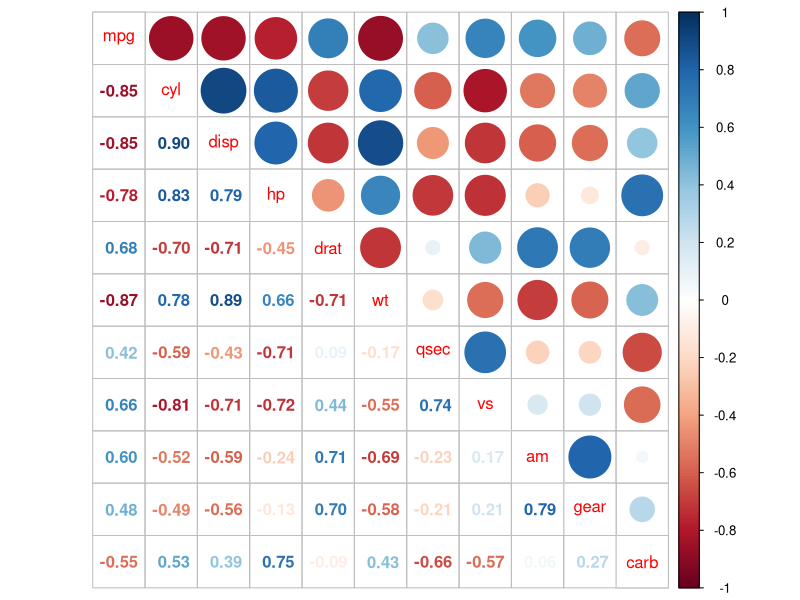
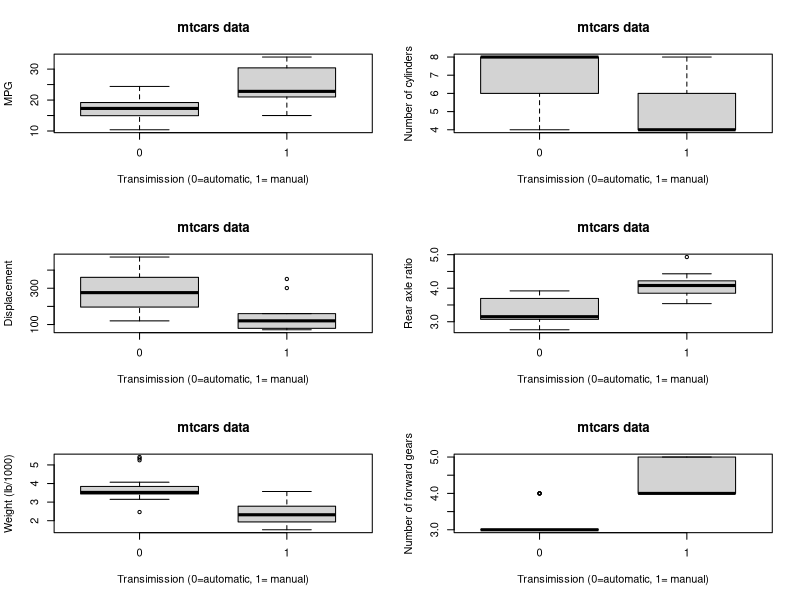
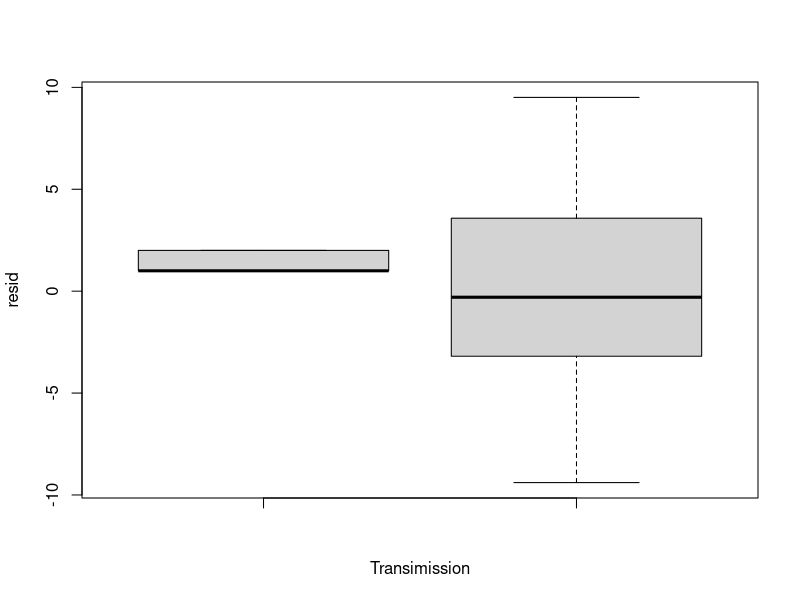
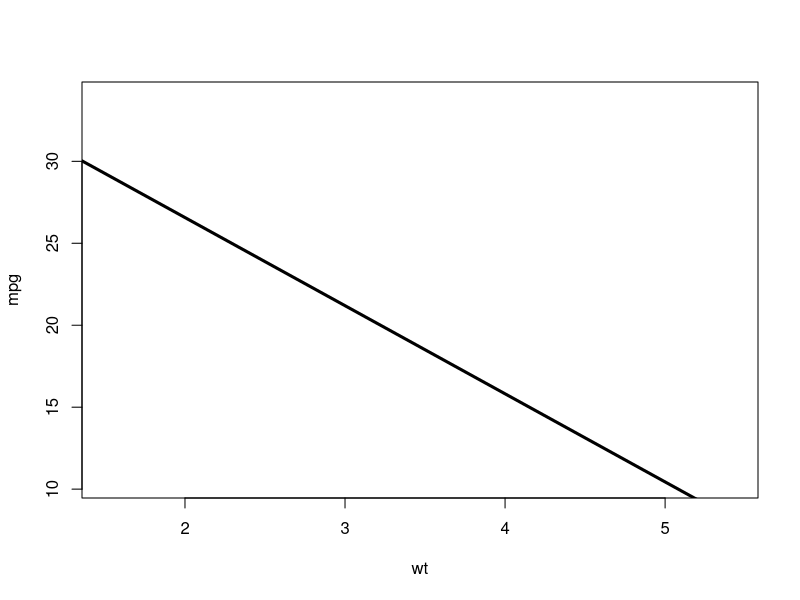

The R source for these figures, in order:
## ---- chunk 1
library(datasets); data(mtcars); require(stats); require(graphics)
?mtcars
## ---- chunk 2
corMat <- cor(mtcars)
library(corrplot)
#corrplot(corMat, method="circle",tl.cex=0.5)
corrplot.mixed(corMat)
## ---- chunk 3
mtcars<-transform(mtcars, am=factor(am))


require(datasets);data(mtcars)
require(stats); require(graphics)
par(mfrow=c(3,2))
boxplot(mpg ~ am, data = mtcars,
        xlab = "Transimission (0=automatic, 1= manual)", ylab = "MPG",
        main = "mtcars data", varwidth = TRUE, col = "lightgray")

boxplot(cyl ~ am, data = mtcars,
        xlab = "Transimission (0=automatic, 1= manual)", ylab = "Number of cylinders",
        main = "mtcars data", varwidth = TRUE, col = "lightgray")

boxplot(disp ~ am, data = mtcars,
        xlab = "Transimission (0=automatic, 1= manual)", ylab = "Displacement",
        main = "mtcars data", varwidth = TRUE, col = "lightgray")

boxplot(drat ~ am, data = mtcars,
        xlab = "Transimission (0=automatic, 1= manual)", ylab = "Rear axle ratio",
        main = "mtcars data", varwidth = TRUE, col = "lightgray")

boxplot(wt ~ am, data = mtcars,
        xlab = "Transimission (0=automatic, 1= manual)", ylab = "Weight (lb/1000)",
        main = "mtcars data", varwidth = TRUE, col = "lightgray")

boxplot(gear ~ am, data = mtcars,
        xlab = "Transimission (0=automatic, 1= manual)", ylab = "Number of forward gears",
        main = "mtcars data", varwidth = TRUE, col = "lightgray")


par(mfrow=c(1,1))
## ---- chunk 4
 fit1 <- lm(mpg~am, data=mtcars)
# e<-resid(fit1)
 boxplot(mtcars$am,resid(fit1), xlab="Transimission", ylab="resid")

 summary(fit1)$coef
## ---- chunk 5
fit2 <- lm(mpg~., data=mtcars)
summary(fit2)$coef
## ---- chunk 6

fit3 <- lm(mpg~ am+wt, data=mtcars)
e <-summary(fit3)$coefficients
e

plot(mpg~wt,col=am+2, data=mtcars)
abline(c(e[1,1], e[2,1] ), col="red", lwd=3 )
abline(c(e[1,1], e[2,1]+e[3,1]), col="black", lwd=3)
## ---- chunk 7
anova(fit1,fit3,fit2)
